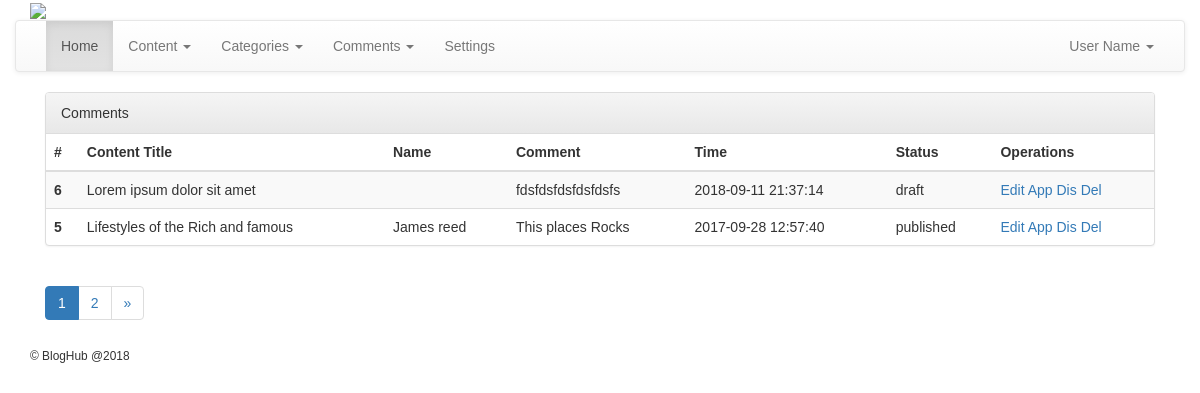
Page /Admin/comments.php (signed in) on the committed database.
### tables this page shows
CREATE TABLE `comments` (
  `id` int(11) NOT NULL,
  `cid` int(11) NOT NULL,
  `name` varchar(255) NOT NULL,
  `email` varchar(255) NOT NULL,
  `subject` varchar(255) NOT NULL,
  `submittime` datetime NOT NULL DEFAULT CURRENT_TIMESTAMP,
  `status` varchar(255) NOT NULL
);

CREATE TABLE `content` (
  `id` int(11) NOT NULL,
  `catid` varchar(255) NOT NULL,
  `subcatid` varchar(255) NOT NULL,
  `title` varchar(255) NOT NULL,
  `content` longtext NOT NULL,
  `url` varchar(255) NOT NULL,
  `status` varchar(255) NOT NULL,
  `createtime` datetime NOT NULL DEFAULT CURRENT_TIMESTAMP,
  `updatetime` datetime NOT NULL,
  `publishtime` datetime NOT NULL,
  `featuredimage` varchar(255) NOT NULL,
  `userid` int(11) NOT NULL
);

### Admin/comments.php (the view, shortened to what this page needs)
<?php
require '../config/connect.php';
if (isset($_GET['page']) & !empty($_GET['page'])){
	$curpage =$_GET['page'];
} else {
	$curpage = 1;
}
	$sql = "SELECT * FROM settings WHERE name='perpage'";
	$res= mysqli_query($connection, $sql);
	$r= mysqli_fetch_assoc($res);
	$perpage= $r['value'];
	$start= ($curpage * $perpage) - $perpage;
	$PageSql = "SELECT * FROM comments";
	$pageres= mysqli_query($connection, $PageSql);
	$totalres= mysqli_num_rows($pageres);
$sql = "SELECT * FROM comments ORDER BY id DESC LIMIT $start, $perpage";
$res =mysqli_query($connection, $sql);
$endpage= ceil($totalres/$perpage);
$nextpage =$curpage +1;
?>
<?php include 'inc/header.php'; ?>
<?php include 'inc/nav.php'; ?>
<div class="container">
	<div class="col-md-12">
		<div class="panel panel-default">
			<div class="panel-heading">Comments</div>
			<table class="table table-striped">
				<thead>
					<tr>
						<th>#</th>
						<th>Content Title</th>
						<th>Name</th>
						<th>Comment</th>
						<th>Time</th>
						<th>Status</th>
						<th>Operations</th>
					</tr>
				</thead>
				<tbody>
				<?php
					while ( $r = mysqli_fetch_assoc($res)) {
				?>
					<tr>
						<th scope="row"><?php echo $r['id']; ?></th>
						<td><?php
							$csql = "SELECT title FROM content WHERE id={$r['cid']}";
							$cres = mysqli_query($connection, $csql);
							$cr = mysqli_fetch_assoc($cres);
							echo $cr['title'];
						?></td>
						<td><?php echo $r['name'] ?></td>
						<td><?php echo $r['subject']; ?></td>
						<td><?php echo $r['submittime']; ?></td>
						<td><?php if(isset($r['status']) & !empty($r['status'])){echo $r['status'];}else{echo "NA";} ?></td>
						<td><a href="editcomment.php?id=<?php echo $r['id']; ?>">Edit</a> <a href="commentstatus.php?id=<?php echo $r['id']; ?>&status=publish">App</a> <a href="commentstatus.php?id=<?php echo $r['id']; ?>&status=draft">Dis</a> <a href="delcomment.php?id=<?php echo $r['id']; ?>">Del</a></td>
					</tr>
				<?php } ?>
				</tbody>
			</table>
		</div>
		<nav aria-label="Page navigation">
		  <ul class="pagination">
		    <li class="page-item active"><a class="page-link" href="?page=<?php echo $curpage ?>"><?php echo $curpage ?></a></li>
		    <?php if($curpage != $endpage){ ?>
    			<li class="page-item"><a class="page-link" href="?page=<?php echo $nextpage ?>"><?php echo $nextpage ?></a></li>
			<?php } ?>
		    <?php if($curpage != $endpage){ ?>
			    <li>
			      <a href="?page=<?php echo $endpage ?>" aria-label="Next">
			        <span aria-hidden="true">&raquo;</span>
			      </a>
			    </li>
		    <?php } ?>
		  </ul>
		</nav>
	</div>
</div>
<?php include 'inc/footer.php'; ?>

### Admin/styles.css (style rules this page uses)
body, html { height: 100%; background-repeat: no-repeat; font-family: 'Oxygen', sans-serif; }

### rows in the picture
comments: id "6", content.title "Lorem ipsum dolor sit amet", subject "fdsfdsfdsfdsfdsfs", submittime "2018-09-11 21:37:14", status "draft"
comments: id "5", content.title "Lifestyles of the Rich and famous", name "James reed", subject "This places Rocks", submittime "2017-09-28 12:57:40", status "published"

### other values in the picture
$curpage "1"
$nextpage "2"
